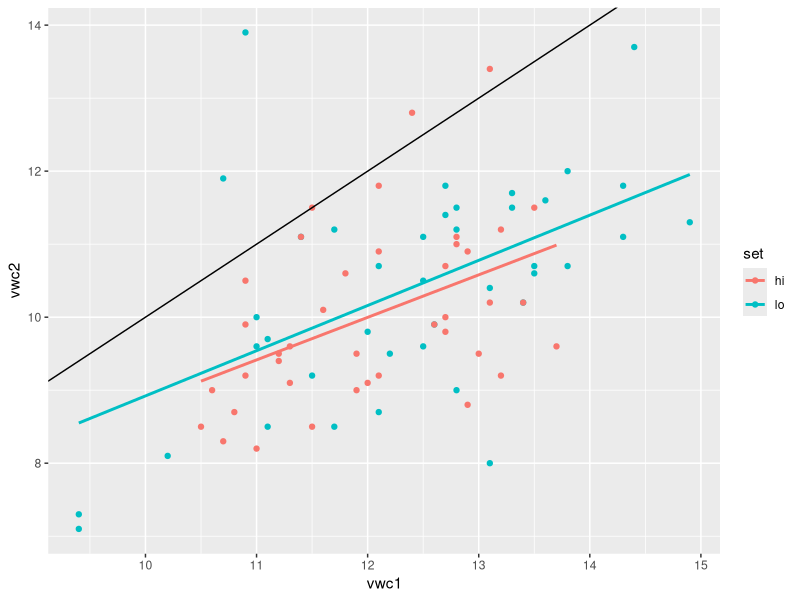
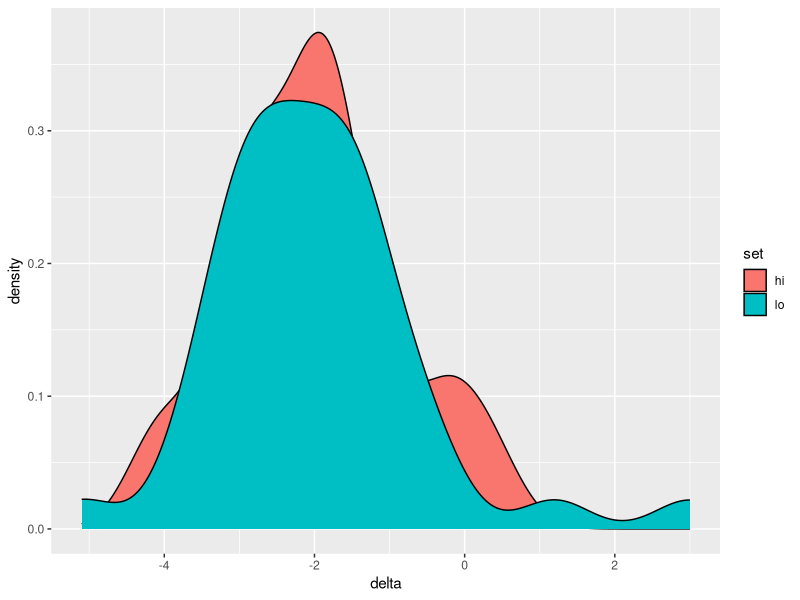

Reproduce these figures in R, in order.
library(tidyverse)

vwc_init <- read_csv("data/Experiment/Raw/VWC_07182025.csv")[,1:2] %>% 
  transmute(tree = TreeID, vwc1 = VWC_perc)

vwc_pipo <- read_csv("data/Experiment/Raw/PIPO_VWC_07232025.csv")
vwc_psme <- read_csv("data/Experiment/Raw/PSME_VWC_07232025.csv")
vwc_pifl <- read_csv("data/Experiment/Raw/PIFL_VWC_07242025.csv")
vwc_pien <- read_csv("data/Experiment/Raw/PIEN_VWC_07242025.csv")

vwc_2 <- rbind(vwc_pipo, vwc_psme) %>% 
  rbind(vwc_pifl) %>% 
  rbind(vwc_pien) %>% 
  transmute(tree = TreeID, vwc2 = VWC_perc)

delta_vwc <- full_join(vwc_init, vwc_2) %>% 
  filter(!is.na(vwc2)) %>% 
  mutate(spp = str_sub(tree, 1, 4), delta = vwc2-vwc1) %>% 
  mutate(set = case_when(spp %in% c("PIPO", "PSME") ~ "lo",
                         .default = "hi"),
         half_init = vwc1/2) # half_init would be the (theoretical) target for
                             # starting the heatwave!

# the "high elevation" plants dried out a bit more- probably because  

ggplot(delta_vwc, aes(x = vwc1, y = vwc2, color = set))+
  geom_point()+
  geom_smooth(method = "lm", se = F)+
  geom_abline(slope = 1, intercept = 0)

mean(filter(delta_vwc, set == "hi")$delta) # pien, pifl; -2.0225
mean(filter(delta_vwc, set == "lo")$delta) # pipo, psme; -1.99

summary(lm(vwc2 ~ vwc1, data = delta_vwc)) # R2 0.2567

# vwc2 (in %, pph) on average was 2.6 plus 60% of vwc1
# mean decline was 2% (absolute value)

ggplot(delta_vwc, aes(x = delta))+
  geom_density(aes(fill = set))
